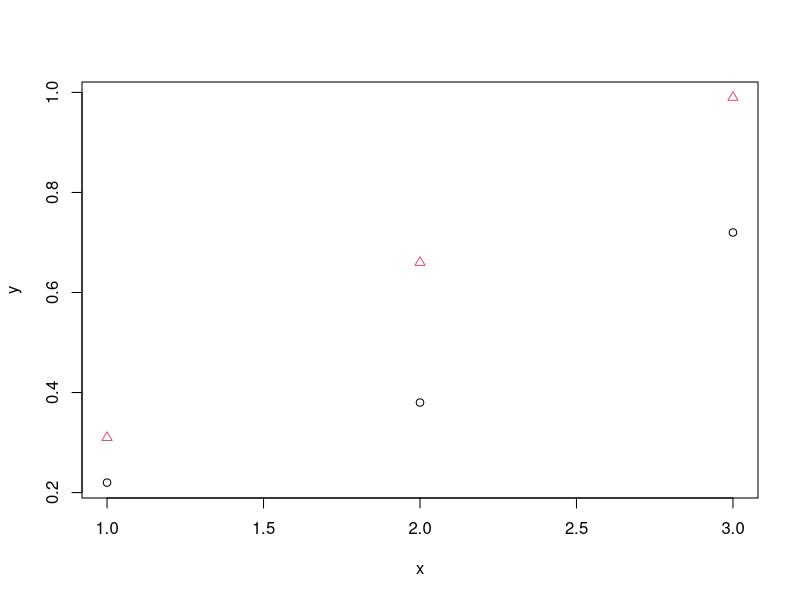
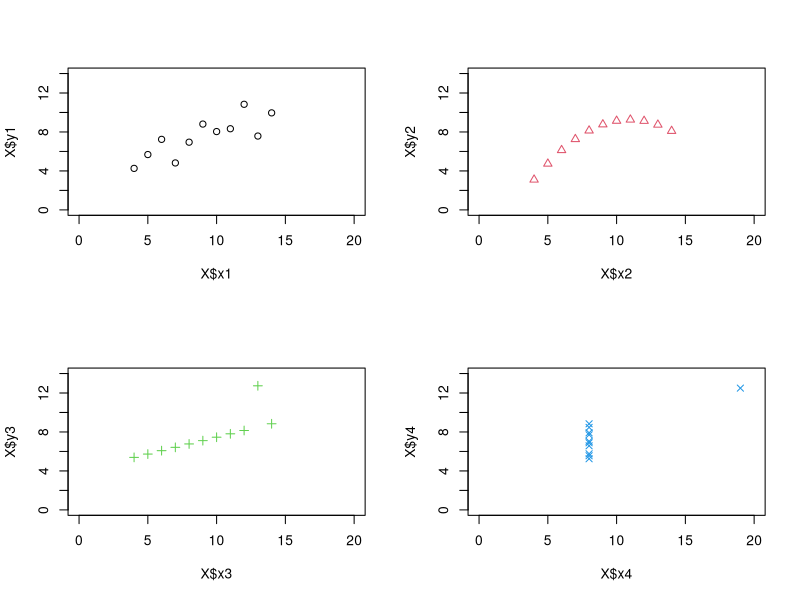

Generate these figures, in order, with R:
##### EX 3.4 #####

x <- rep(1:3,2)
method <- c(rep(0,3),rep(1,3))
y <- c(0.22,0.38,0.72,0.31,0.66,0.99)

plot(y ~ x, col=method+1, pch = method+1)

# covariance structure
v <- x^((method<=1)+(method==0))
Sigma <- diag(v)
SigmaInv <- solve(Sigma)

# design matrix with mixed effect
X0 <- cbind(1, method, x, method * x)

## q1
# estimated beta, eq 3.27, p. 49
beta <- solve(t(X0)%*%SigmaInv%*%X0)%*%t(X0)%*%SigmaInv%*%y

## q2
# estimated variance, thm 3.5, p. 53
sigma2 <- t(y-X0%*%beta)%*%SigmaInv%*%(y-X0%*%beta)/(length(x)-length(beta))

## q3
M0 = lm(y~1+factor(method)*x,weights = 1/v)
M1 = lm(y~1+factor(method):x,weights = 1/v)
M2 = lm(y~1+x,weights = 1/v)
M3 = lm(y~1,weights = 1/v)

anova(M1,M0)
anova(M2,M0)
anova(M3,M0) # we see removing the slope is too agressive. Then common slope(M2)

##### EX 3.7 #####
data(anscombe)
X <- anscombe
par(mfrow=c(2,2))
plot(X$y1 ~ X$x1, col=1, pch = 1, xlim = c(0,20), ylim = c(0,14))
plot(X$y2 ~ X$x2, col=2, pch = 2, xlim = c(0,20), ylim = c(0,14))
plot(X$y3 ~ X$x3, col=3, pch = 3, xlim = c(0,20), ylim = c(0,14))
plot(X$y4 ~ X$x4, col=4, pch = 4, xlim = c(0,20), ylim = c(0,14))

M1 <- lm(X$y1 ~ X$x1)
summary(M1)

M2 <- lm(X$y2 ~ X$x2)
summary(M2)

M3 <- lm(X$y3 ~ X$x3)
summary(M3)

M4 <- lm(X$y4 ~ X$x4)
summary(M4)


